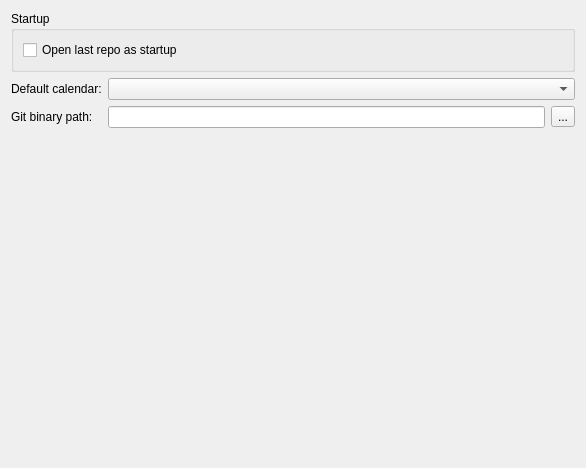
<?xml version="1.0" encoding="UTF-8"?>
<ui version="4.0">
 <class>settingsBase</class>
 <widget class="QWidget" name="settingsBase">
  <property name="geometry">
   <rect>
    <x>0</x>
    <y>0</y>
    <width>586</width>
    <height>468</height>
   </rect>
  </property>
  <layout class="QVBoxLayout" name="verticalLayout">
   <item>
    <widget class="QGroupBox" name="groupBox">
     <property name="sizePolicy">
      <sizepolicy hsizetype="Preferred" vsizetype="Maximum">
       <horstretch>0</horstretch>
       <verstretch>0</verstretch>
      </sizepolicy>
     </property>
     <property name="title">
      <string>Startup</string>
     </property>
     <layout class="QFormLayout" name="formLayout">
      <item row="0" column="0">
       <widget class="QCheckBox" name="kcfg_openLastRepo">
        <property name="text">
         <string>Open last repo as startup</string>
        </property>
       </widget>
      </item>
     </layout>
    </widget>
   </item>
   <item>
    <layout class="QFormLayout" name="formLayout_2">
     <item row="0" column="0">
      <widget class="QLabel" name="labelDefaultCalendar">
       <property name="text">
        <string>Default calendar:</string>
       </property>
      </widget>
     </item>
     <item row="0" column="1">
      <widget class="QComboBox" name="kcfg_calendarType"/>
     </item>
     <item row="1" column="0">
      <widget class="QLabel" name="label_2">
       <property name="text">
        <string>Git binary path:</string>
       </property>
      </widget>
     </item>
     <item row="1" column="1">
      <layout class="QHBoxLayout" name="horizontalLayout">
       <item>
        <widget class="QLineEdit" name="kcfg_gitBinPath"/>
       </item>
       <item>
        <widget class="QToolButton" name="toolButton">
         <property name="text">
          <string>...</string>
         </property>
        </widget>
       </item>
      </layout>
     </item>
    </layout>
   </item>
   <item>
    <spacer name="verticalSpacer">
     <property name="orientation">
      <enum>Qt::Vertical</enum>
     </property>
     <property name="sizeHint" stdset="0">
      <size>
       <width>20</width>
       <height>181</height>
      </size>
     </property>
    </spacer>
   </item>
  </layout>
 </widget>
 <resources/>
 <connections/>
</ui>
